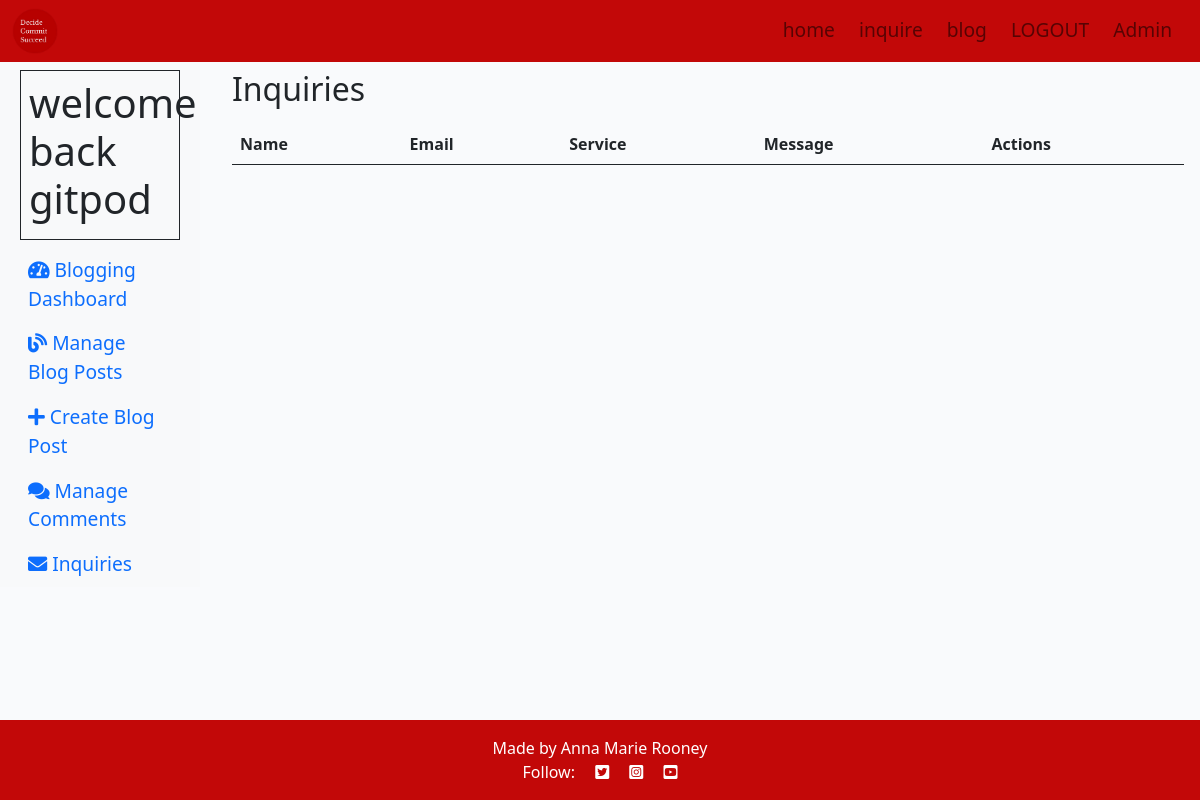
Page /inquiries/ (signed in) on the earlier database version.
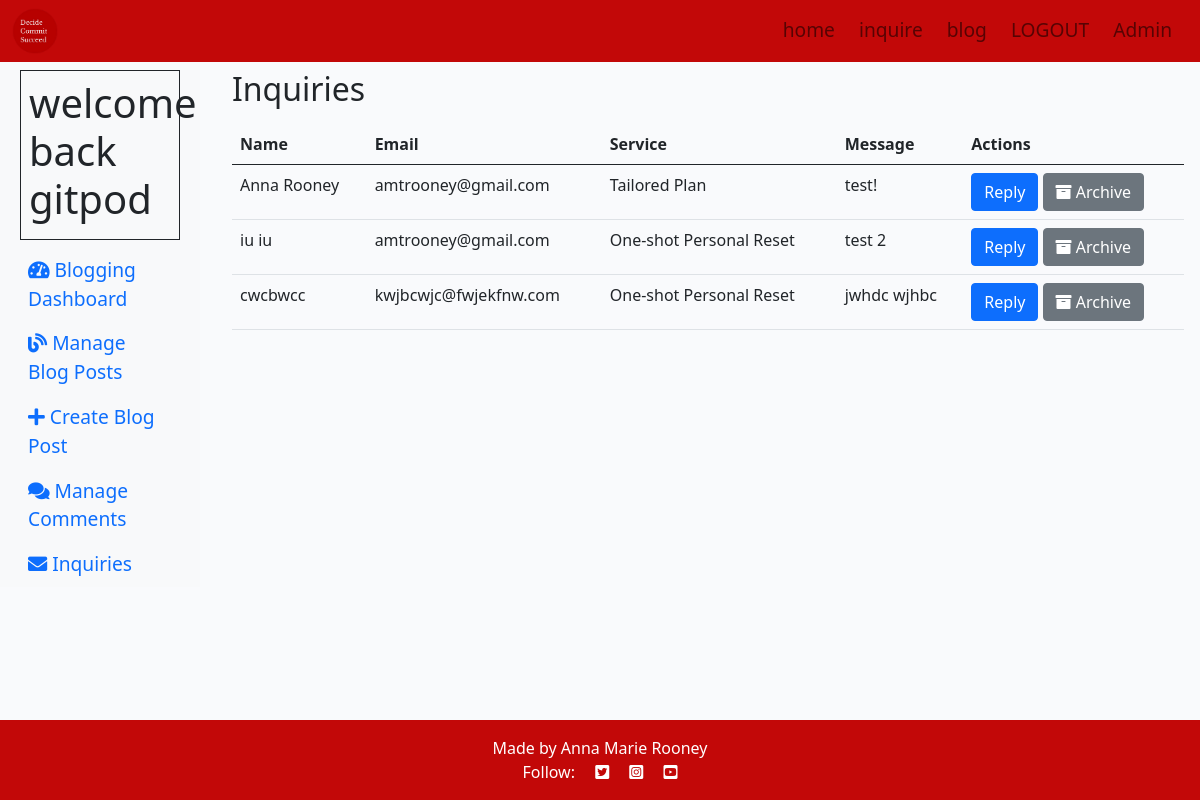
Same page on the later database version.
### home/models.py (models this page shows, shortened)
class CollaborateRequest(models.Model):
    name = models.CharField(max_length=200)
    service = models.ForeignKey(Service, on_delete=models.CASCADE, default=1)
    email = models.EmailField()
    message = models.TextField()
    read = models.BooleanField(default=False)

class Service(models.Model):
    name = models.CharField(max_length=200, unique=True)

### home/views.py (the view)
# urls.py: path('inquiries/', views.inquiry_list, name='inquiry_list'),
@login_required
def inquiry_list(request):
    inquiries = CollaborateRequest.objects.filter(read=False)
    archived_inquiries = CollaborateRequest.objects.filter(read=True)
    return render(request, 'home/inquiryadminlist.html',
    {'inquiries': inquiries,
     "archived_inquiries" : archived_inquiries})

### home/templates/home/inquiryadminlist.html (shortened to what this page needs)
{% extends "blog/blogadmin_base.html" %}
{% block blog_content %}
<div class="row">
    <h2 class="m-2">Inquiries</h2>
</div>
<table class="table p-2 m-2">
    <thead>
        <tr>
            <th>Name</th>
            <th>Email</th>
            <th>Service</th>
            <th>Message</th>
            <th>Actions</th>
        </tr>
    </thead>
    <tbody>
        {% for inquiry in inquiries %}
        <tr>
            <td>{{ inquiry.name }}</td>
            <td>{{ inquiry.email }}</td>
            <td>{{ inquiry.service.name }}</td>
            <td>{{ inquiry.message }}</td>
            <td>
                <a href="mailto:{{ inquiry.email }}?subject=Re: {{ inquiry.service.name }}" class="btn btn-primary">
                    Reply
                </a>
                <a href="{% url 'archive_inquiry' inquiry.id %}" class="btn btn-secondary">
                    <i class="fa fa-archive"></i> Archive
                </a>
            </td>
        </tr>
        {% endfor %}
    </tbody>
</table>
{% endblock %}

Differences in the rows shown:
added CollaborateRequest: name "Anna Rooney", email "amtrooney@gmail.com", service.name "Tailored Plan", message "test!"
added CollaborateRequest: name "iu iu", email "amtrooney@gmail.com", service.name "One-shot Personal Reset", message "test 2"
added CollaborateRequest: name "cwcbwcc", email "kwjbcwjc@fwjekfnw.com", service.name "One-shot Personal Reset", message "jwhdc wjhbc"
